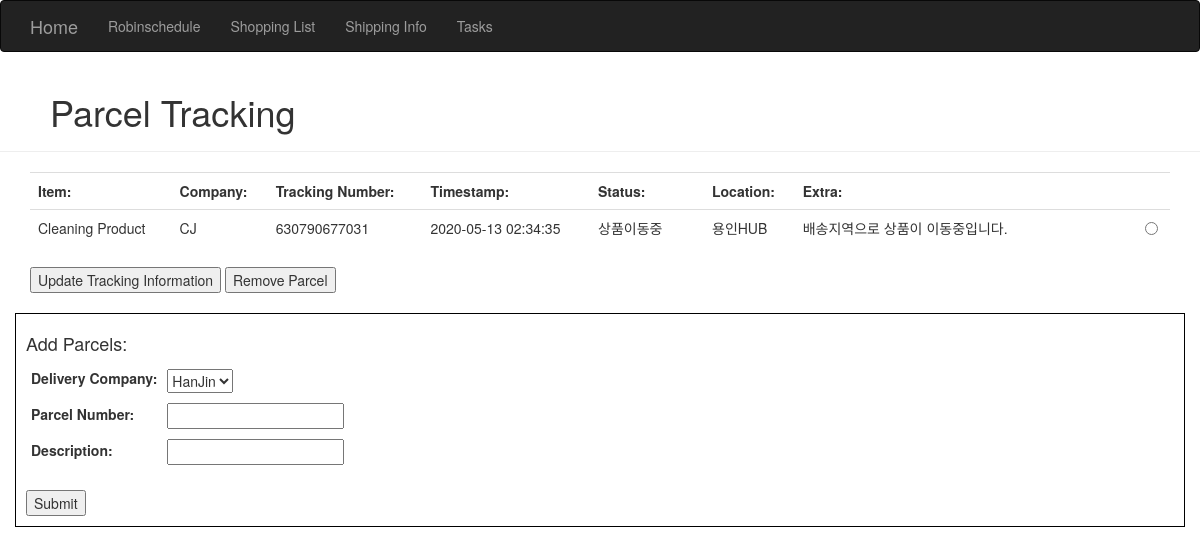
Screenshot of /shipping with the database file from the repository.
### homeSite.py (models this page shows)
class ParcelInfo(db.Model): # Store Parcel Information
    __tablename__ = 'parcelInfo'
    id = db.Column(db.Integer, primary_key=True)
    trackingNumber = db.Column(db.String(64))
    company = db.Column(db.String(64))
    description = db.Column(db.String(64))
    delivered = db.Column(db.Boolean(), default=False) #Store simple bool for is delivered - use for CSS styling
    status = db.Column(db.String(64)) #Store short parcel status note
    timestamp = db.Column(db.DateTime()) #Store last update's timestamp
    location = db.Column(db.String(64)) #Store last update's location
    extraNotes = db.Column(db.String(64)) #Store extra notes if given

### homeSite.py (the view, shortened to what this page needs)
@app.route('/shipping', methods=['GET', 'POST'])
def shipping():
    parcelsCurrentlyTracked = ParcelInfo.query.all()
    return render_template('shipping.html', companies=parcelProviders, parcels=parcelsCurrentlyTracked)

### templates/shipping.html (shortened to what this page needs)
{% extends "base.html" %}
{% block content %}
<div class="page-header" style="padding-left: 50px;">
    <h1>Parcel Tracking</h1>
</div>
<div class="container">
    <table class="table">
        <th id="item">Item:</th>
        <th id="company">Company:</th>
        <th id="trackingNumber">Tracking Number:</th>
        <th id="timestamp">Timestamp:</th>
        <th id="status" style="width:10%">Status:</th>
        <th id="location">Location:</th>
        <th id="extra" style="width: 30%;">Extra:</th>
        <th id="selection"></th>
        {% if parcels %}
            <form method="POST">
                {% for parcel in parcels %}
                    {% if parcel.delivered %}
                        <tr style="background-color: mediumspringgreen;">
                    {% else %}
                        <tr>
                    {% endif %}
                            <td id="item">{{parcel.description}}</td>
                            <td id="company">{{parcel.company}}</td>
                            <td id="trackingNumber">{{parcel.trackingNumber}}</td>
                            <td id="timestamp">{{parcel.timestamp}}</td>
                            <td id="status">{{parcel.status}}</td>
                            <td id="location">{{parcel.location}}</td>
                            <td id="extra">{{parcel.extraNotes}}</td>
                            <td id="selection"><input type="radio" name="parcelToUpdate" value="{{parcel.id}}"></td>
                        </tr>
                {% endfor %}
        </table>
            <input type="submit" name="update" value="Update Tracking Information">
            <input type="submit" name="remove" value="Remove Parcel">
        {% else %}
        </table>
        <div class="container" style="text-align: center;">
            No parcels registered.
        </div>
        {% endif %}
<br/>
<br/>
</div>
<div class="container" style="border: 1px solid black; padding: 10px;">
    <form method=POST name="addParcelInfo">
        <table>
            <tr>
                <th colspan="2">
                    <h4>Add Parcels:</h4>
                </th>
            </tr>
            <tr>
                <td>
                    <label for="selectedParcelProvider">Delivery Company:</label>
                </td>
                <td>
                    <select id="selectedParcelProvider" name="selectedParcelProvider">
                        {% for company in companies %}
                            <option value="{{company}}">{{company}}</option>
                        {% endfor %}
                    </select>
                </td>
            </tr>
            <tr>
                <td>
                    <label for="parcelNumber">Parcel Number:</label>
                </td>
                <td>
                    <input type="text" id="parcelNumber" name="parcelNumber" required>
                </td>
            </tr>
            <tr>
                <td>
                    <label for="parcelDescription">Description:</label>
                </td>
                <td>
                    <input type="text" id="parcelDescription" name="parcelDescription" required>
                </td>
            </tr>
            <tr style="height: 20px;">
            </tr>
        </table>
    <input type="submit" name="addParcelInfo">
    </form>
</div>
<br>
<br>
{% endblock %}

### templates/base.html (shortened to what this page needs)
{% extends "bootstrap/base.html" %}
{% block navbar %}
<div class="navbar navbar-inverse" role="navigation">
    <div class="container">
        <div class="navbar-header">
            <a class="navbar-brand" href="/">Home</a>
        </div>
        <div class="navbar-collapse collapse">
            <ul class="nav navbar-nav">
                <li><a href="/schedule">Robinschedule</a></li>
                <li><a href="/shopping">Shopping List</a></li>
                <li><a href="/shipping">Shipping Info</a></li>
                <li><a href="/tasks">Tasks</a></li>
            </ul>
        </div>
    </div>
</div>
{% endblock %}

### templates/shipping.html (style rules this page uses)
td { padding:5px }

### rows the page displays
ParcelInfo: description "Cleaning Product", company "CJ", trackingNumber "630790677031", timestamp "2020-05-13 02:34:35", status "상품이동중", location "용인HUB", extraNotes "배송지역으로 상품이 이동중입니다."

### other values shown
form field selectedParcelProvider "HanJin"
